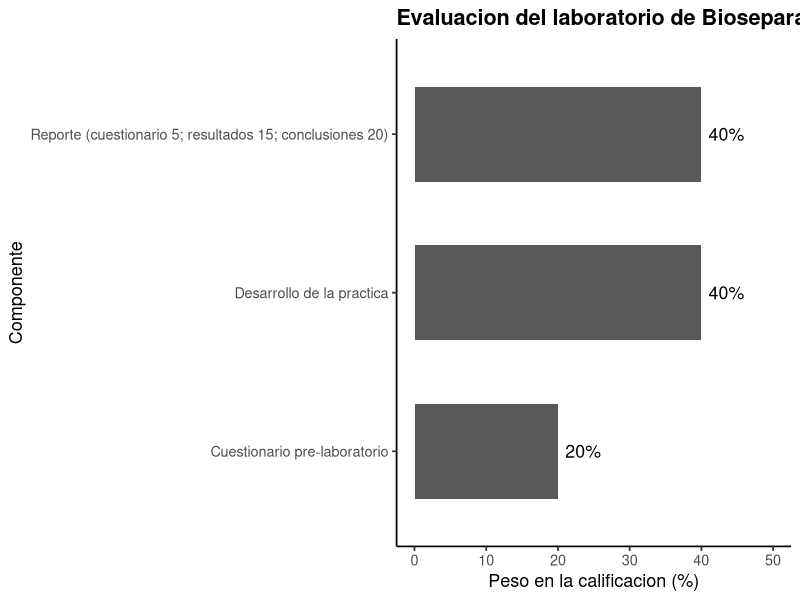
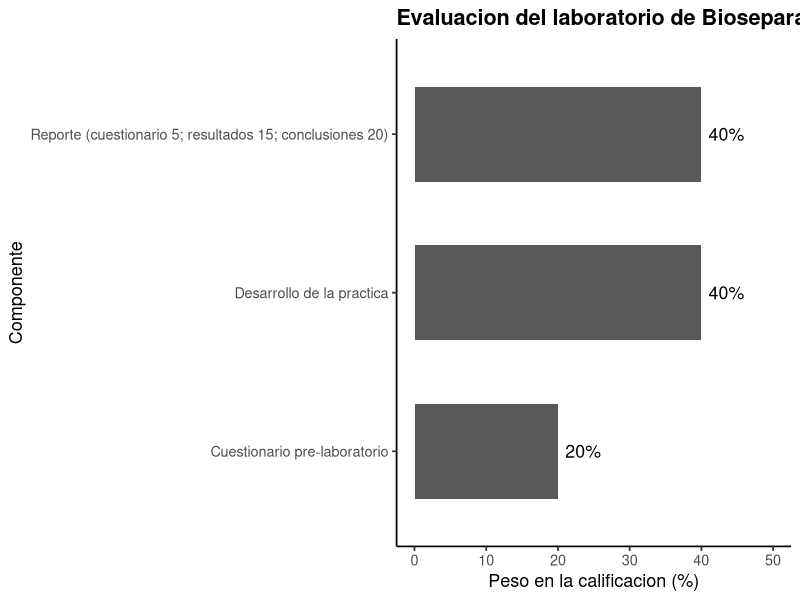

Generate these figures, in order, with R:
# ==========================================================================
# P0. Introduccion: planeacion y evaluacion del laboratorio
# ==========================================================================
# Autor: Dr. Jose Juan Torres Martinez
# Docente de Ciencias Quimicas
# Universidad Autonoma de San Luis Potosi (UASLP)
# Mexico
#
# Material academico para estudiantes
# Serie "Bioseparaciones" - Laboratorio, Practica 0. Introduccion
#
# Descripcion: Practica 0 del laboratorio: la planeacion. Se presenta el plan del semestre antes de empezar cada practica. Se ordena la planeacion del laboratorio del manual: las 9 practicas con sus fechas y sesiones, y la ponderacion de la evaluacion. Se comprueba que los porcentajes suman 100 y se grafica el peso de cada componente. Lo que se aprende aqui es el mapa del laboratorio: que practicas vamos a ver, en que orden y como se evalua cada una.
#
# Objetivos de aprendizaje:
#   - Ordenar el calendario de practicas del manual.
#   - Comprobar que la ponderacion de evaluacion suma 100.
#   - Identificar que practicas ocupan dos sesiones.

# Datos: datos_planeacion.csv (practicas, fechas y sesiones del manual) y datos_evaluacion.csv (ponderacion del laboratorio).
# Desarrollo: estamos en la entrada del laboratorio, antes de empezar. Aqui se presenta el mapa completo: las 9 practicas con sus fechas y sesiones, y la ponderacion de la evaluacion. Despues de esta introduccion, cada practica se hace en el laboratorio.
# ==========================================================================

library(tidyverse)

# --------------------------------------------------------------------------
# Reglas del laboratorio (Manual de Practicas)
# --------------------------------------------------------------------------
# Antes de empezar las practicas, las reglas de la casa: la teoria y el laboratorio se cursan simultaneamente; cada alumno presenta su manual en las practicas; bata blanca de laboratorio obligatoria, con cubrebocas y guantes cuando se indique; cuestionario pre-laboratorio entregado antes de cada practica; la practica inicia 10 min despues de la hora indicada; limpiar la mesa de trabajo antes y despues de la practica; no fumar ni consumir alimentos o bebidas en el laboratorio. El laboratorio se acredita con al menos 75% de las practicas aprobadas.

# --------------------------------------------------------------------------
# Parada 1. Leer la planeacion y la evaluacion
# --------------------------------------------------------------------------
# En la entrada revisamos el calendario del manual: que practica toca cada semana y cuantas sesiones ocupa cada una. Despues comprobamos que la ponderacion de la evaluacion suma 100.
planeacion <- read_csv("datos_planeacion.csv", show_col_types = FALSE)
evaluacion <- read_csv("datos_evaluacion.csv", show_col_types = FALSE)

print(planeacion)
print(evaluacion)

# Comprobacion: la ponderacion debe sumar 100.
total <- sum(evaluacion$porcentaje)
print(tibble(suma_ponderacion = total))

# Practicas de dos sesiones.
print(filter(planeacion, sesiones == 2))

# --------------------------------------------------------------------------
# Parada 2. Grafica: peso de cada componente de la evaluacion
# --------------------------------------------------------------------------
# Graficamos el peso de cada componente de la evaluacion para ver de un vistazo que parte pesa mas en la calificacion.
grafica <- ggplot(
  evaluacion,
  aes(x = reorder(componente, porcentaje), y = porcentaje)
) +
  geom_col(width = 0.6) +
  geom_text(aes(label = paste0(porcentaje, "%")),
            hjust = -0.2, size = 4.5) +
  coord_flip() +
  ylim(0, 50) +
  labs(
    x = "Componente",
    y = "Peso en la calificacion (%)",
    title = "Evaluacion del laboratorio de Bioseparacion"
  ) +
  theme_classic(base_size = 13) +
  theme(plot.title = element_text(face = "bold"))

print(grafica)

# --------------------------------------------------------------------------
# 3. Exportar la grafica
# --------------------------------------------------------------------------
# Antes de salir de la entrada guardamos la grafica de la practica.
ggsave("00_evaluacion.png", grafica,
       width = 20, height = 12, units = "cm", dpi = 300)

# --------------------------------------------------------------------------
# Interpretacion
# --------------------------------------------------------------------------
# Grafica (peso de cada componente de la evaluacion): el eje x es el peso en la calificacion en % y el eje y es el componente de la evaluacion.
# - La ponderacion suma 100: pre-laboratorio 20%, desarrollo 40% y reporte 40%. Esto significa que el trabajo en la mesa y el reporte pesan lo mismo y juntos hacen el 80%, y por eso lo siguiente en cada practica es trabajar ordenado y reportar con calculos y conclusiones.
# - Tres practicas ocupan dos sesiones: acetona, FPLC e IMAC, y el intercambio ionico tambien se programa en dos semanas. Esto significa que esas practicas necesitan mas tiempo porque el procedimiento no cabe en una sola sesion, y por eso el calendario les da dos semanas.

# --------------------------------------------------------------------------
# Que aprendimos
# --------------------------------------------------------------------------
# - El laboratorio se acredita con al menos 75% de las practicas aprobadas y se cursa junto con la teoria.
# - Cada practica pide cuestionario previo, reporte con calculos y conclusiones, y trabajo ordenado en la mesa.
# Terminamos la introduccion en la entrada del laboratorio: ya tenemos el mapa del laboratorio. Seguimos a la primera practica: la mesa de preparacion de soluciones y ajuste de pH.
